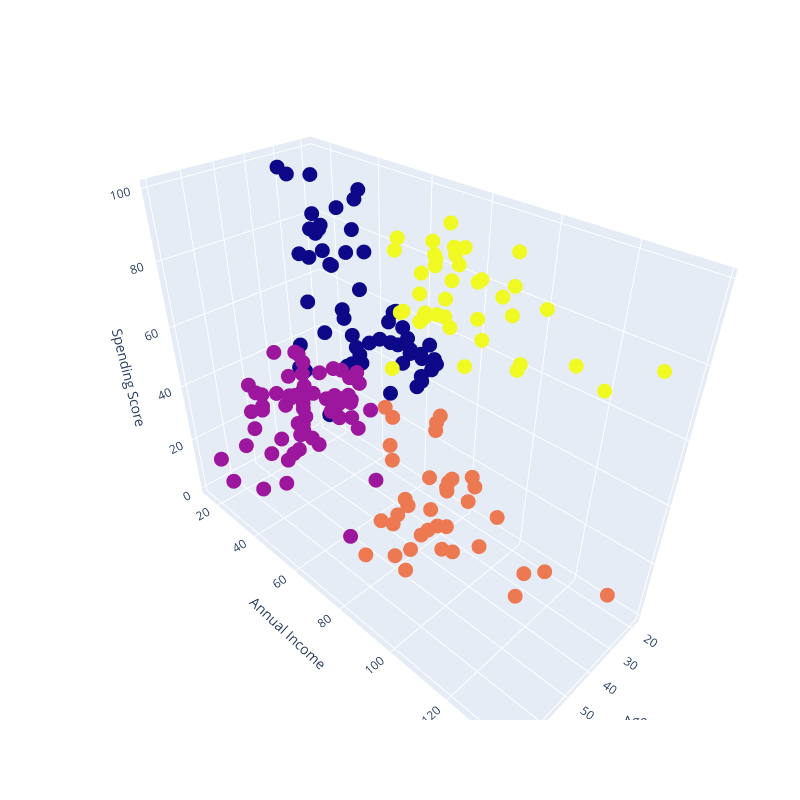

Write notebook code for a chart like this one.
### Code cell
# 3d scatterplot using plotly
Scene = dict(xaxis = dict(title = 'Age'), yaxis = dict(title = 'Annual Income'),zaxis = dict(title = 'Spending Score'))
trace = go.Scatter3d(x=df['Age'], y=df['Annual Income (k$)'], z=df['Spending Score (1-100)'], mode='markers', marker=dict(color = labels, size = 5, line=dict(color= labels, width = 10)))
layout = go.Layout(margin=dict(l=0,r=0),scene = Scene,height = 800,width = 800)
data = [trace]
fig = go.Figure(data = data, layout = layout)
fig.show()

### Figure 1 — Plotly figure (JSON) as saved in the notebook; plotly's stock layout.template omitted (floating-point values rounded to 4 significant figures; data arrays with more than 128 entries replaced by an {"elided": "..."} marker saying what was removed)
{"data": [{"marker": {"color": {"elided": "200 int values"}, "line": {"color": {"elided": "200 int values"}, "width": 10}, "size": 5}, "mode": "markers", "type": "scatter3d", "x": {"elided": "200 int values"}, "y": {"elided": "200 int values"}, "z": {"elided": "200 int values"}}], "layout": {"height": 800, "margin": {"l": 0, "r": 0}, "scene": {"xaxis": {"title": {"text": "Age"}}, "yaxis": {"title": {"text": "Annual Income"}}, "zaxis": {"title": {"text": "Spending Score"}}}, "width": 800}}
